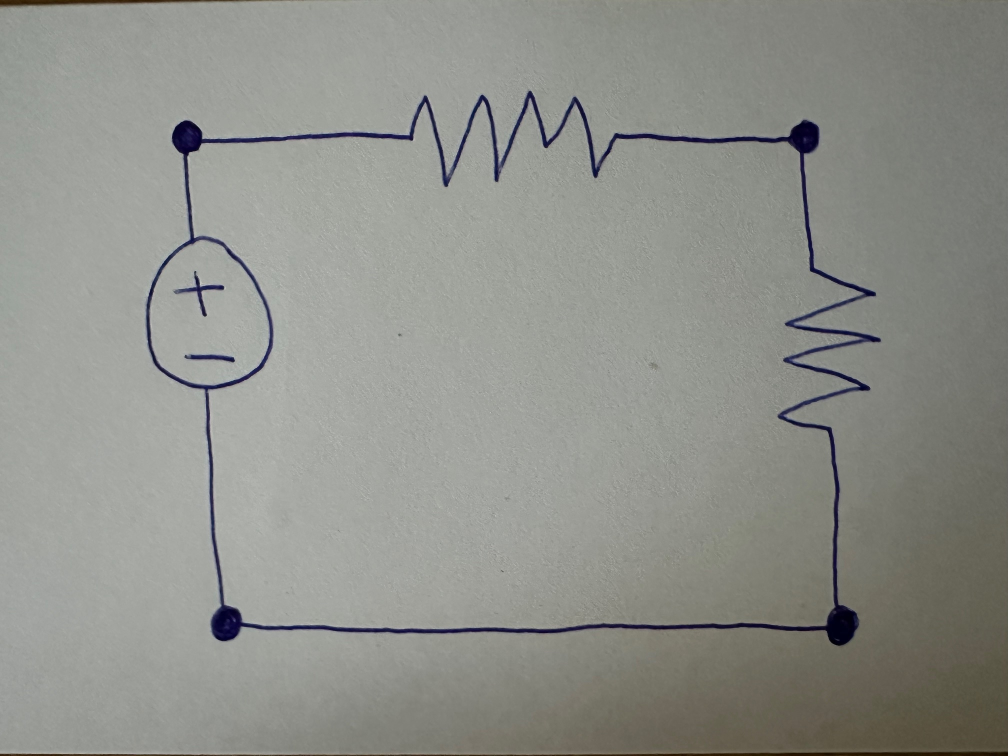
#> input picture component_images/hough_circuit3a.jpg, 2016 x 1512 px (shown at 1/2 size)
$ python hough_circles.py
#> lines starting #> are read from the running program, lines starting #| are printed output that depends on the picture; after the words box and inside, x2 and y2 are one past the last pixel; in counts of white or black regions, pixels touching at a corner belong together
import cv2
import numpy as np

img = cv2.imread("component_images/hough_circuit3a.jpg", cv2.IMREAD_GRAYSCALE) # Read image
#> img: shape (1512, 2016); min 0, max 216, mean 142.7
if img.shape[1] > img.shape[0]:
    img = cv2.resize(img, (1920, 1080), interpolation=cv2.INTER_AREA)
#> img: shape (1080, 1920)
else:
    img = cv2.resize(img, (1080, 1920), interpolation=cv2.INTER_AREA)
print(f"Height: {img.shape[0]}")
#| Height: 1080
print(f"Width: {img.shape[1]}")
#| Width: 1920
cv2.imshow("original img", img)
cv2.waitKey(0)

threshold_value = 60  # Adjust as needed
binary_img = img.copy()
binary_img = cv2.threshold(binary_img, threshold_value, 255, cv2.THRESH_BINARY)[1]
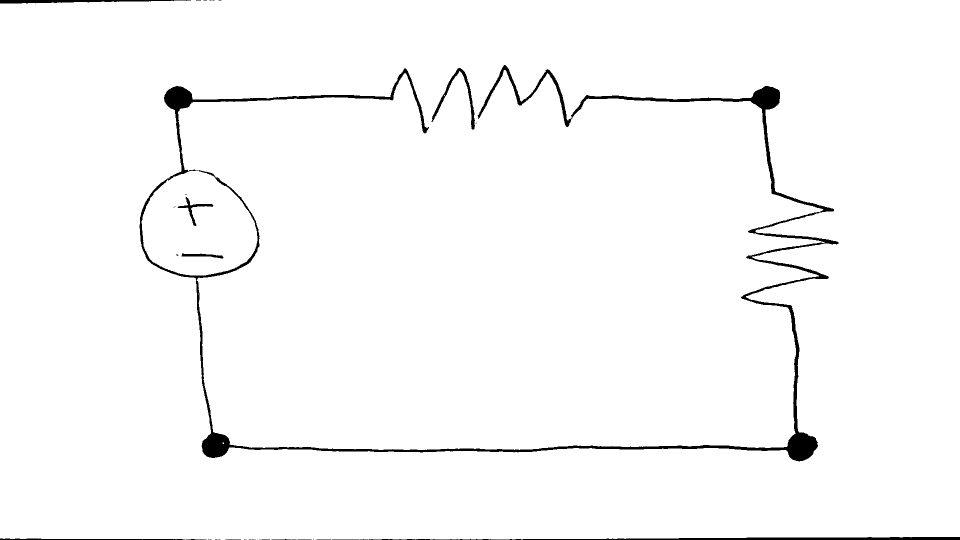
#> binary_img: shape (1080, 1920) (shown at 1/2 size); 97.9% white; 40 black regions (26 under 20 px), largest, box (x1, y1, x2, y2) and area: (279, 130, 1677, 923) 35066, (920, 1074, 1920, 1080) 3730, (0, 0, 382, 7) 1563
cv2.imshow("binary img", binary_img)
cv2.waitKey(0)

b_img = binary_img.copy()
b_img = cv2.medianBlur(b_img, 23)
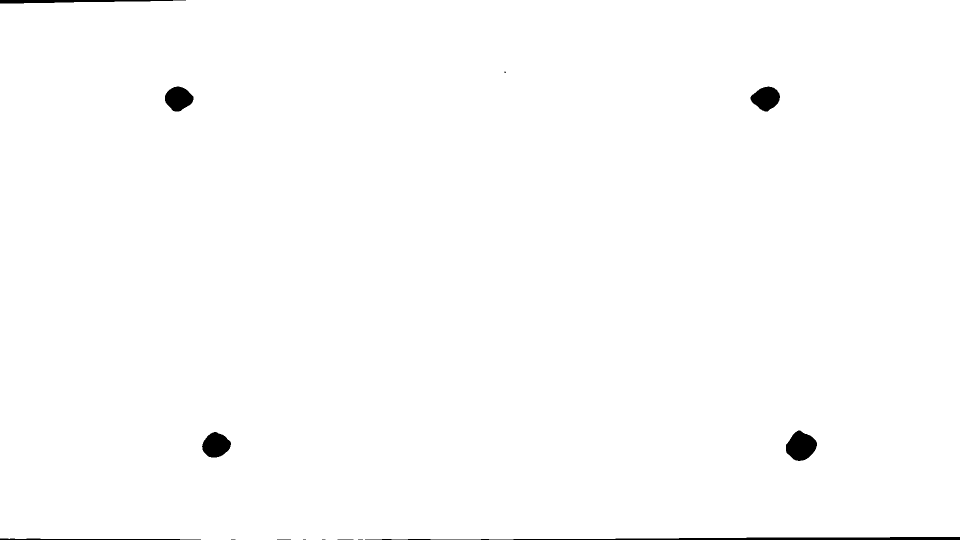
#> b_img: shape (1080, 1920) (shown at 1/2 size); 99.3% white; 14 black regions (5 under 20 px), largest, box (x1, y1, x2, y2) and area: (730, 1074, 1920, 1080) 3981, (1572, 861, 1634, 922) 2638, (404, 864, 462, 915) 2119
cv2.imshow("blur img", b_img)
cv2.waitKey(0)

rows = b_img.shape[0]
#> rows = 1080
cols = b_img.shape[1]
#> cols = 1920
circles = cv2.HoughCircles(b_img, cv2.HOUGH_GRADIENT, 1, min(rows / 8, cols / 8),
param1=500, param2=10,
minRadius=10, maxRadius=45)
#> circles = [[1599.5, 892.5, 28.6], [356.5, 200.5, 28], [1534.5, 198.5, 25.7], [429.5, 883.5, 30.8]]

if circles is not None:
    circles = circles.astype(int)
#> circles = [[1599, 892, 28], [356, 200, 28], [1534, 198, 25], [429, 883, 30]]
    circles = circles[0]
else:
    print("NO CIRCLES DETECTED!!")
    exit

new_circles = []
for i in range(len(circles)):
    new_circles.append((circles[i][0], circles[i][1], circles[i][2]))
#> this loop made 4 passes
#> after the loop, new_circles = [(1599, 892, 28), (356, 200, 28), (1534, 198, 25), (429, 883, 30)]

circles = new_circles
#> circles has the same summary as new_circles
print(circles)
#| [(1599, 892, 28), (356, 200, 28), (1534, 198, 25), (429, 883, 30)]

circles_img = img.copy()
# for x, y, r in circles:
for i in range(len(circles)):
    x = circles[i][0]
    y = circles[i][1]
    r = circles[i][2]
    # circle center
    circles_img = cv2.circle(circles_img, (x, y), 1, (0, 100, 100), 3)
    circles_img = cv2.circle(circles_img, (x, y), r, (255, 0, 255), 3)
#> this loop made 4 passes
#> pass 1, `circles_img = cv2.circle(circles_img, (x, y), r, (255, 0, 255), 3)`:
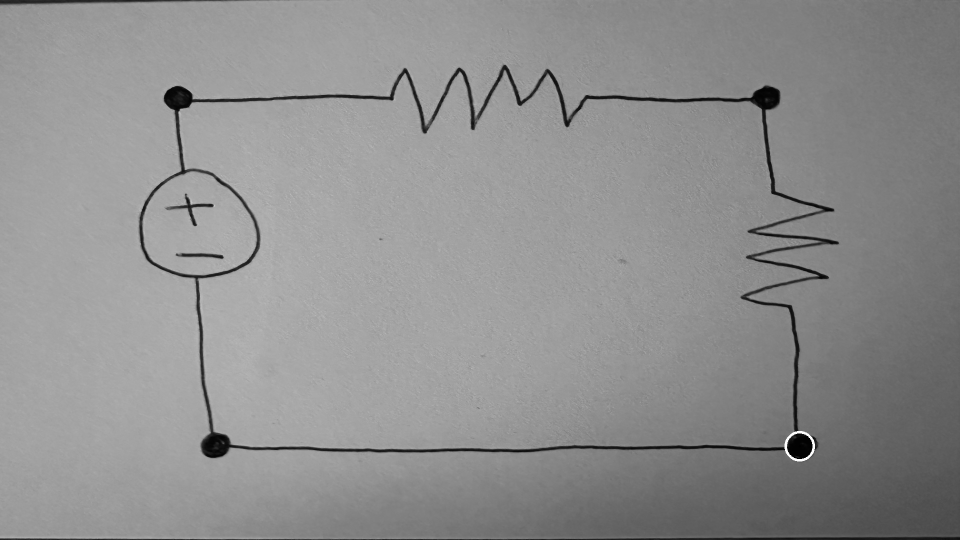
#> circles_img: shape (1080, 1920) (shown at 1/2 size); min 0, max 255, mean 142.8
#> after the loop:
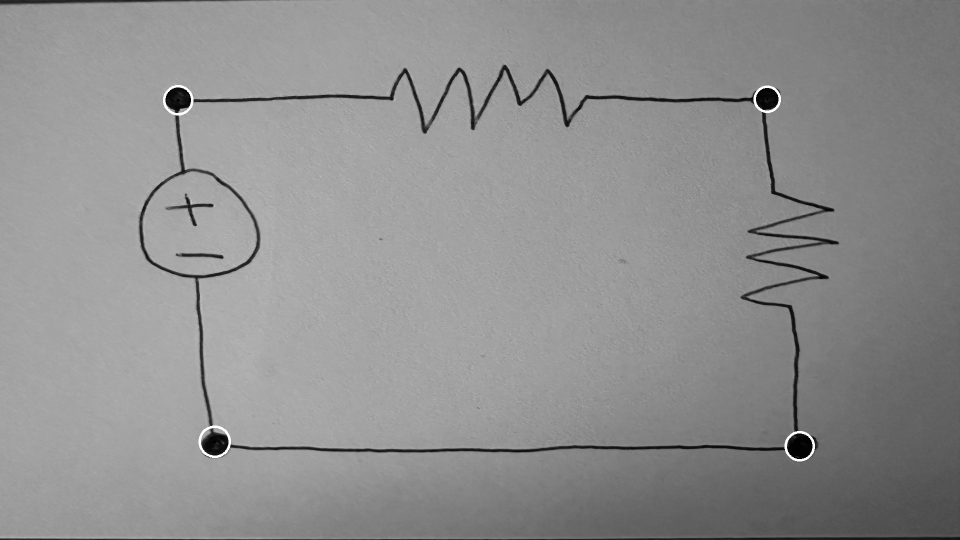
#> circles_img: shape (1080, 1920) (shown at 1/2 size); min 0, max 255, mean 143


cv2.imshow("detected circles", circles_img)
cv2.waitKey(0)

def distance(circle1, circle2):
    x1, y1, _ = circle1
    x2, y2, _ = circle2
    return np.sqrt((x2 - x1)**2 + (y2 - y1)**2)

def getNeighbors(circle, circles):
    # neighbor list: [left, right, up, down]
    neighbors = [None] * 4
    this_x = circle[0]
    this_y = circle[1]
    this_r = circle[2]
    dist_differential = 50
    for other_circle in circles:
        if circle != other_circle:
            other_x = other_circle[0]
            other_y = other_circle[1]
            other_r = other_circle[2]
            up_dist = this_y - other_y
            down_dist = other_y - this_y
            left_dist = this_x - other_x
            right_dist = other_x - this_x
            distances = [left_dist, right_dist, up_dist, down_dist]
            e_dist = distance(circle, other_circle)
            for i in range(len(distances)):
                dir_dist = distances[i]
                if dir_dist > 0 and e_dist - dir_dist <= dist_differential and (neighbors[i] == None or dir_dist < neighbors[i][1]):
                    neighbors[i] = (other_circle, dir_dist)

    result = [None] * 4
    for i in range(len(result)):
        if neighbors[i] != None:
            result[i] = neighbors[i][0]

    return result

neighbors = {}

for circle in circles:
    nbors = getNeighbors(circle, circles)
    neighbors[circle] = nbors
#> this loop made 4 passes
#> (this_x in getNeighbors, this_y in getNeighbors, this_r in getNeighbors) on passes 1 to 4: (1599, 892, 28), (356, 200, 28), (1534, 198, 25), (429, 883, 30)
#> after the loop, neighbors = 4 items

# [17 lines of commented-out code are left out]

edges = set()
for circle in neighbors:
    for neighbor in neighbors[circle]:
        if neighbor and (circle, neighbor) not in edges and (neighbor, circle) not in edges:
            edges.add((circle, neighbor))
#> this loop made 4 passes
#> after the loop, edges = 4 items
print(edges)
#| {((1599, 892, 28), (429, 883, 30)), ((1599, 892, 28), (1534, 198, 25)), ((356, 200, 28), (1534, 198, 25)), ((356, 200, 28), (429, 883, 30))}

sub_images = []

shave_off = 50
add_size = 90

for circle1, circle2 in edges:

    # if component is horizontal
    if abs(circle1[0] - circle2[0]) > abs(circle1[1] - circle2[1]):
        x_min = min(circle1[0], circle2[0]) + shave_off
        x_max = max(circle1[0], circle2[0]) - shave_off
        y_min = max(min(circle1[1], circle2[1]) - add_size, 0)
        y_max = min(max(circle1[1], circle2[1]) + add_size, img.shape[0])
    # else component is vertical
    else:
        x_min = max(min(circle1[0], circle2[0]) - add_size, 0)
        x_max = min(max(circle1[0], circle2[0]) + add_size, img.shape[1])
        y_min = min(circle1[1], circle2[1]) + shave_off
        y_max = max(circle1[1], circle2[1]) - shave_off

    sub_image = img[y_min:y_max, x_min:x_max]
    sub_images.append(sub_image)
#> this loop made 4 passes
#> (circle1, circle2, x_min, x_max, y_min, y_max) on passes 1 to 4: ((1599, 892, 28), (429, 883, 30), 479, 1549, 793, 982), ((1599, 892, 28), (1534, 198, 25), 1444, 1689, 248, 842), ((356, 200, 28), (1534, 198, 25), 406, 1484, 108, 290), ((356, 200, 28), (429, 883, 30), 266, 519, 250, 833)
#> pass 1, `sub_image = img[y_min:y_max, x_min:x_max]`:
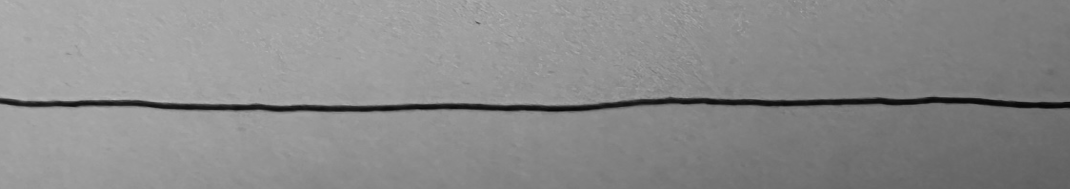
#> sub_image: shape (189, 1070); min 6, max 181, mean 138.4
#> pass 2, `sub_image = img[y_min:y_max, x_min:x_max]`:
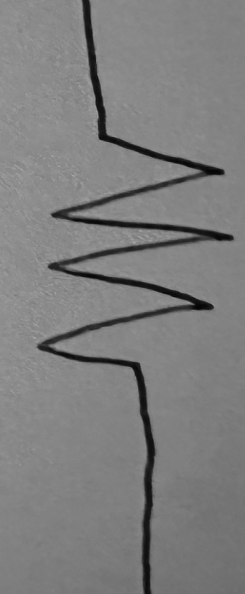
#> sub_image: shape (594, 245); min 4, max 167, mean 126.1
#> pass 3, `sub_image = img[y_min:y_max, x_min:x_max]`:
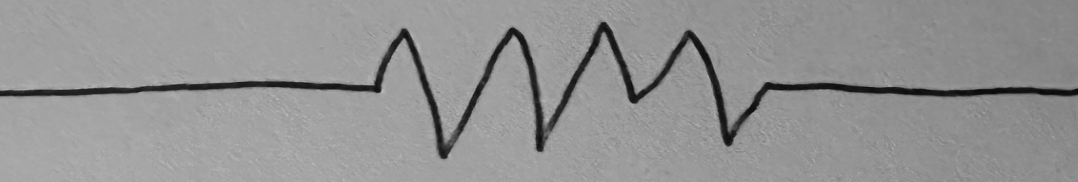
#> sub_image: shape (182, 1078); min 8, max 187, mean 147
#> after the loop, sub_images = 4 items

for i in range(len(sub_images)):
    cv2.imshow(f"component{i}", sub_images[i])
    cv2.waitKey(0)
    cv2.imwrite(f"generated_components/component{i}.jpg", sub_images[i])

$ run again, with component_images/ZZZ.jpg copied over component_images/hough_circuit3a.jpg
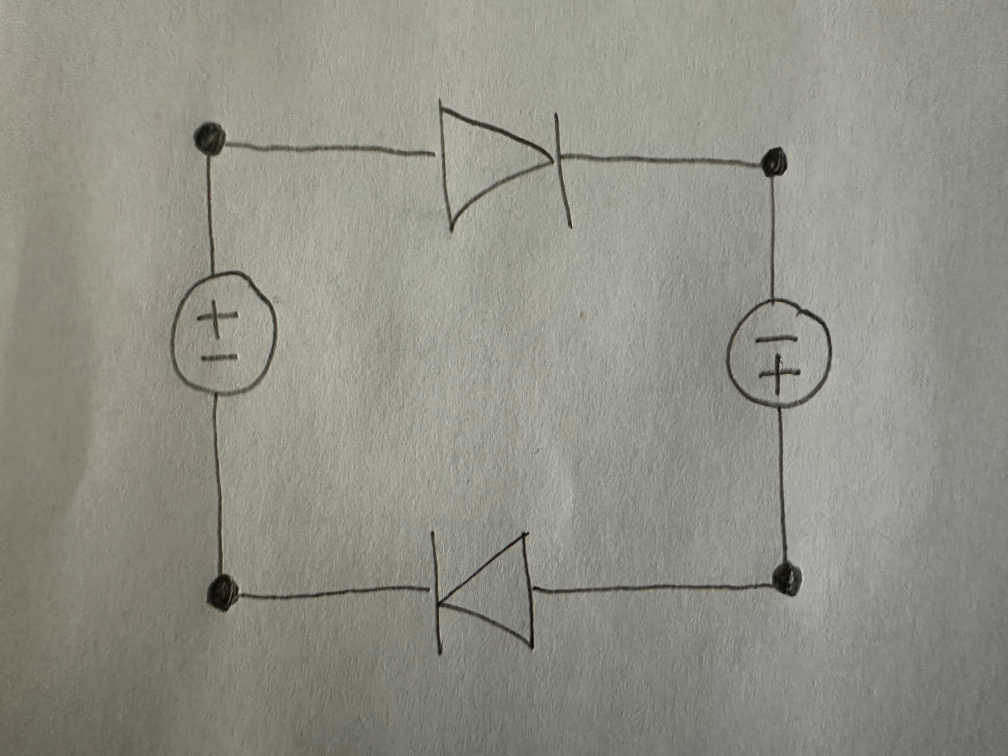
#> input picture component_images/ZZZ.jpg, 2016 x 1512 px (shown at 1/2 size)
#| Height: 1080
#| Width: 1920
#> binary_img: shape (1080, 1920); 99.2% white; 145 black regions (81 under 20 px), largest, box (x1, y1, x2, y2) and area: (394, 764, 455, 874) 2341, (825, 760, 1017, 937) 2176, (1437, 713, 1525, 852) 1991
#> b_img: shape (1080, 1920); 99.7% white; 4 black regions, box (x1, y1, x2, y2) and area: (396, 819, 448, 872) 1945, (373, 177, 422, 222) 1641, (1472, 804, 1516, 848) 1453, (1452, 212, 1496, 251) 1263
#> `circles = cv2.HoughCircles(b_img, cv2.HOUGH_GRADIENT, 1, min(rows / 8,..`: circles = [[399.5, 199.5, 21.6], [420.5, 844.5, 25.8], [1492.5, 824.5, 21.3], [1475.5, 230.5, 18.3]]
#> `circles = circles.astype(int)`: circles = [[399, 199, 21], [420, 844, 25], [1492, 824, 21], [1475, 230, 18]]
#> the loop `for i in range(len(circles)):` made 4 passes
#> after the loop `for i in range(len(circles)):`: new_circles = [(399, 199, 21), (420, 844, 25), (1492, 824, 21), (1475, 230, 18)]
#> `circles = new_circles`: circles has the same summary as new_circles
#| [(399, 199, 21), (420, 844, 25), (1492, 824, 21), (1475, 230, 18)]
#> the loop `for i in range(len(circles)):` made 4 passes
#> after the loop `for i in range(len(circles)):`:
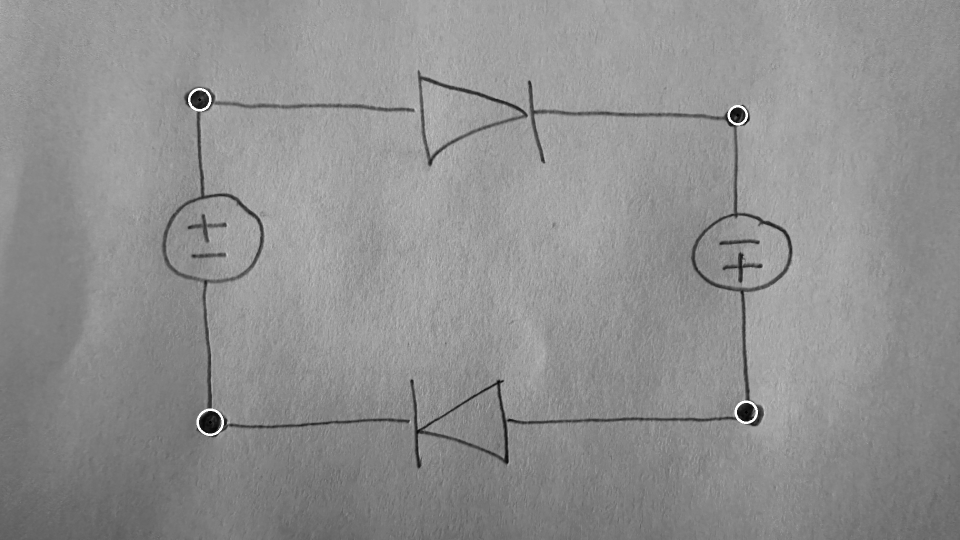
#> circles_img: shape (1080, 1920) (shown at 1/2 size); min 0, max 255, mean 143.4
#> the loop `for circle in circles:` made 4 passes
#> (this_x in getNeighbors, this_y in getNeighbors, this_r in getNeighbors) on passes 1 to 4: (399, 199, 21), (420, 844, 25), (1492, 824, 21), (1475, 230, 18)
#> after the loop `for circle in circles:`: neighbors = 4 items
#> the loop `for circle in neighbors:` made 4 passes
#| {((1492, 824, 21), (1475, 230, 18)), ((399, 199, 21), (420, 844, 25)), ((399, 199, 21), (1475, 230, 18)), ((420, 844, 25), (1492, 824, 21))}
#> the loop `for circle1, circle2 in edges:` made 4 passes
#> (circle1, circle2, x_min, x_max, y_min, y_max) on passes 1 to 4: ((1492, 824, 21), (1475, 230, 18), 1385, 1582, 280, 774), ((399, 199, 21), (420, 844, 25), 309, 510, 249, 794), ((399, 199, 21), (1475, 230, 18), 449, 1425, 109, 320), ((420, 844, 25), (1492, 824, 21), 470, 1442, 734, 934)
#> pass 3, `sub_image = img[y_min:y_max, x_min:x_max]`:
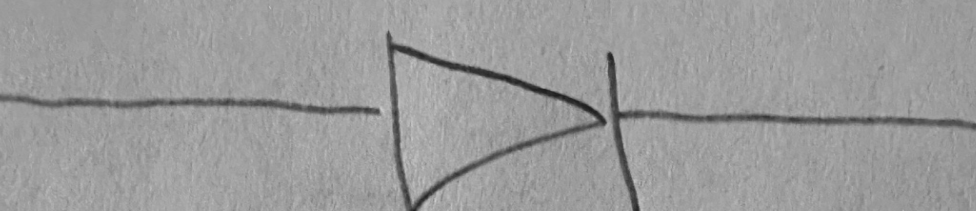
#> sub_image: shape (211, 976); min 28, max 202, mean 154.9
#> the loop `for i in range(len(sub_images)):` made 4 passes

$ run again, with component_images/big_train.jpg copied over component_images/hough_circuit3a.jpg
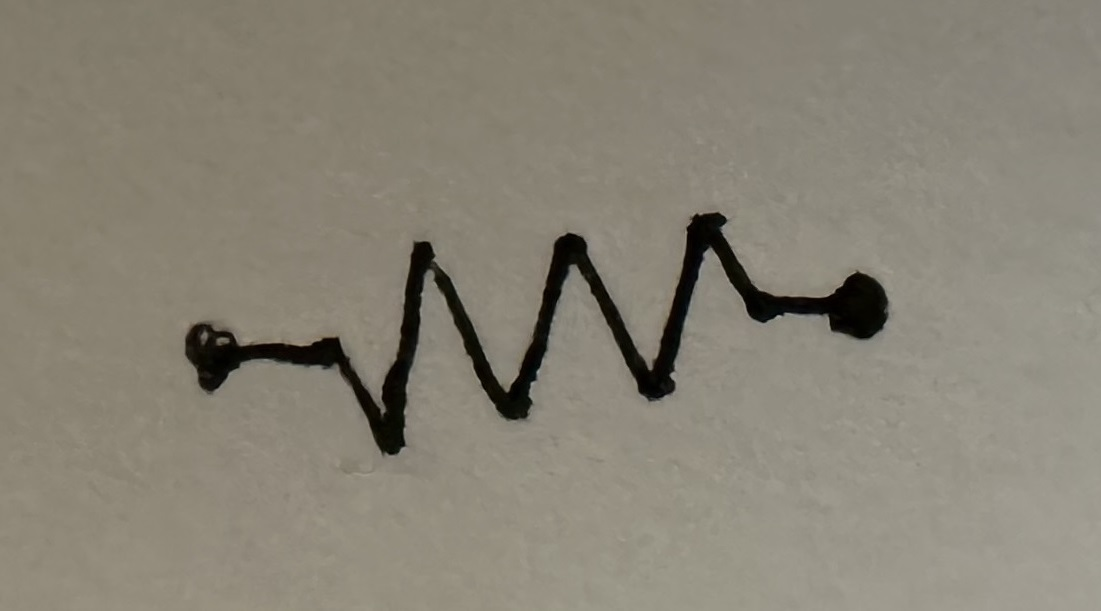
#> input picture component_images/big_train.jpg, 1101 x 611 px
#| Height: 1080
#| Width: 1920
#> binary_img: shape (1080, 1920); 96% white; 1 black region, box (x1, y1, x2, y2) and area: (324, 376, 1548, 804) 83473
#> b_img: shape (1080, 1920); 96% white; 1 black region, box (x1, y1, x2, y2) and area: (324, 377, 1547, 802) 83782
#> `circles = cv2.HoughCircles(b_img, cv2.HOUGH_GRADIENT, 1, min(rows / 8,..`: circles = [[994.5, 441.5, 28.4], [896.5, 713.5, 27.7], [736.5, 447.5, 19], [675.5, 776.5, 28.9], [1512.5, 520.5, 27.2], [1237.5, 452.5, 10.6]]
#> `circles = circles.astype(int)`: circles = [[994, 441, 28], [896, 713, 27], [736, 447, 19], [675, 776, 28], [1512, 520, 27], [1237, 452, 10]]
#> the loop `for i in range(len(circles)):` made 6 passes
#> after the loop `for i in range(len(circles)):`: new_circles = [(994, 441, 28), (896, 713, 27), (736, 447, 19), (675, 776, 28), (1512, 520, 27), (1237, 452, 10)]
#> `circles = new_circles`: circles has the same summary as new_circles
#| [(994, 441, 28), (896, 713, 27), (736, 447, 19), (675, 776, 28), (1512, 520, 27), (1237, 452, 10)]
#> the loop `for i in range(len(circles)):` made 6 passes
#> after the loop `for i in range(len(circles)):`:
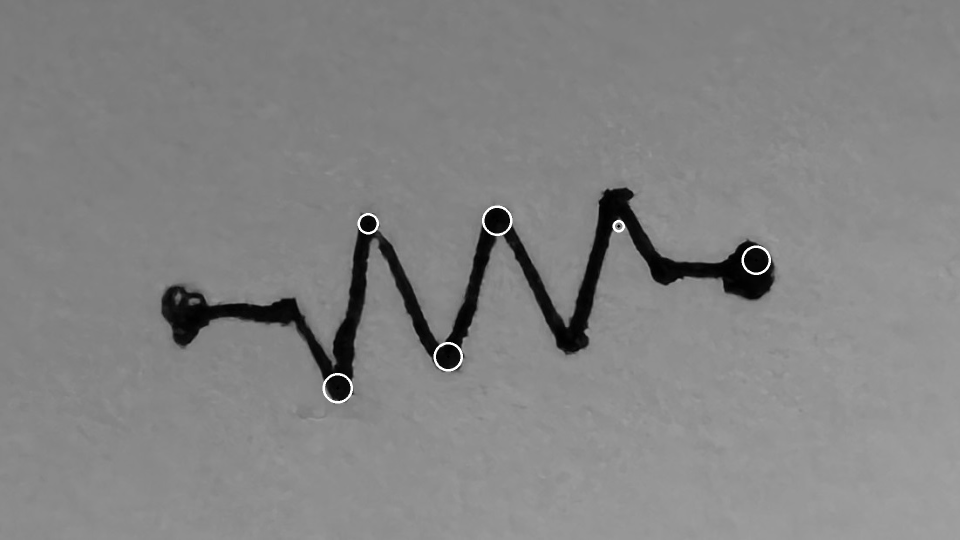
#> circles_img: shape (1080, 1920) (shown at 1/2 size); min 0, max 255, mean 131.2
#> the loop `for circle in circles:` made 6 passes
#> (this_x in getNeighbors, this_y in getNeighbors, this_r in getNeighbors) on passes 1 to 6: (994, 441, 28), (896, 713, 27), (736, 447, 19), (675, 776, 28), (1512, 520, 27), (1237, 452, 10)
#> after the loop `for circle in circles:`: neighbors = 6 items
#> the loop `for circle in neighbors:` made 6 passes
#> after the loop `for circle in neighbors:`: edges = 8 items
#> (printed output is left out)
#> the loop `for circle1, circle2 in edges:` made 8 passes
#> (circle1, circle2, x_min, x_max, y_min, y_max) on passes 1 to 8: ((896, 713, 27), (1512, 520, 27), 946, 1462, 430, 803), ((896, 713, 27), (736, 447, 19), 646, 986, 497, 663), ((896, 713, 27), (675, 776, 28), 725, 846, 623, 866), ((994, 441, 28), (736, 447, 19), 786, 944, 351, 537), ((675, 776, 28), (736, 447, 19), 585, 826, 497, 726), ((1512, 520, 27), (1237, 452, 10), 1287, 1462, 362, 610), ((994, 441, 28), (1237, 452, 10), 1044, 1187, 351, 542), ((994, 441, 28), (896, 713, 27), 806, 1084, 491, 663)
#> pass 3, `sub_image = img[y_min:y_max, x_min:x_max]`:
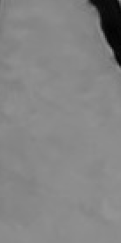
#> sub_image: shape (243, 121); min 0, max 148, mean 132.1
#> the loop `for i in range(len(sub_images)):` made 8 passes
